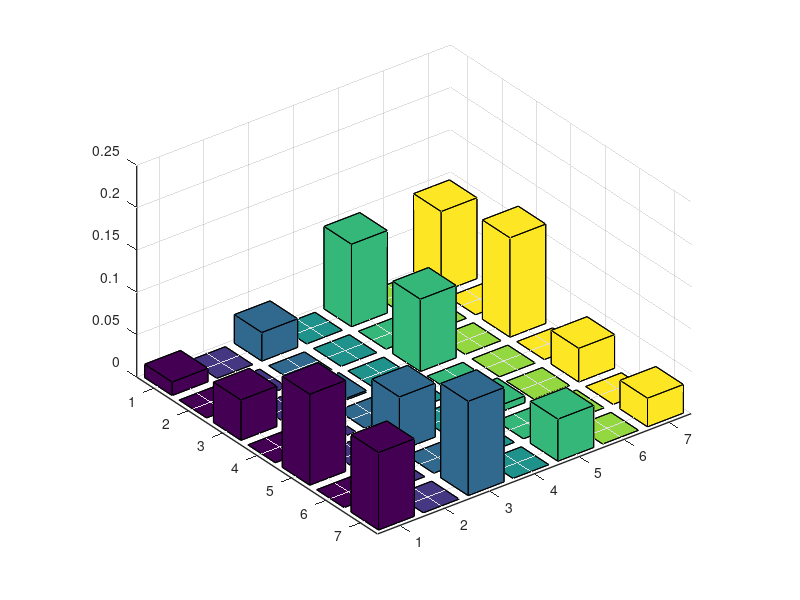

The MATLAB script that drew this image: (Note: this script raises an error after producing the figure.)
load("data.mat")

n = 6;
N = n + 1;


%-- Set default options --%
set(0,'DefaultAxesFontSize', 10, ...
      'DefaultAxesFontName', 'Helvetica',...
      'DefaultAxesLineWidth', 1.0);

%% Ideal subplots

for i = 1:3
    figure(i);
   
    time = sim_end_times(i);
    z_data = reshape(sim_dists(i,:,:), N, N);
    b = bar3(z_data);
    zlim([0 0.25])    % Set Z-axis range
    ax = gca;
    ax.FontSize = 10;
    %ax.XTickLabel = {'|00001\rangle','|00010\rangle','|00100\rangle','|01000\rangle', '|10000\rangle'};
    %ax.YTickLabel = {'|00001\rangle','|00010\rangle','|00100\rangle','|01000\rangle', '|10000\rangle'};
    ax.XTickLabelRotation = -30;
    title_text = sprintf('T = %.1f', time * 1e6);
    title(title_text, 'Interpreter', 'latex', 'Fontsize', 16)
    
    colormap(summer)
    clim([0 0.25])
    for k = 1:length(b)
        b(k).CData = b(k).ZData;
        b(k).FaceColor = 'interp';
    end
    colorbar();
    f = gcf;
    file_name = sprintf("sim_%d.png", i);
    exportgraphics(f,file_name,'Resolution',300)
end


%% QuEra subplots

for i = 1:3
    figure(i);
    time = quera_end_times(i);
    z_data = reshape(quera_dists(i,:,:), N, N);
    b = bar3(z_data);
    zlim([0 0.2])    % Set Z-axis range
    ax = gca;
    ax.FontSize = 10;
    %ax.XTickLabel = {'|00001\rangle','|00010\rangle','|00100\rangle','|01000\rangle', '|10000\rangle'};
    %ax.YTickLabel = {'|00001\rangle','|00010\rangle','|00100\rangle','|01000\rangle', '|10000\rangle'};
    ax.XTickLabelRotation = -30;
    title_text = sprintf('T = %.1f', time * 1e6);
    title(title_text, 'Interpreter', 'latex', 'Fontsize', 16)
    
    colormap(parula)
    clim([0 0.2])
    for k = 1:length(b)
        b(k).CData = b(k).ZData;
        b(k).FaceColor = 'interp';
    end
    colorbar();
    f = gcf;
    file_name = sprintf("quera_%d.png", i);
    exportgraphics(f,file_name,'Resolution',300)
end